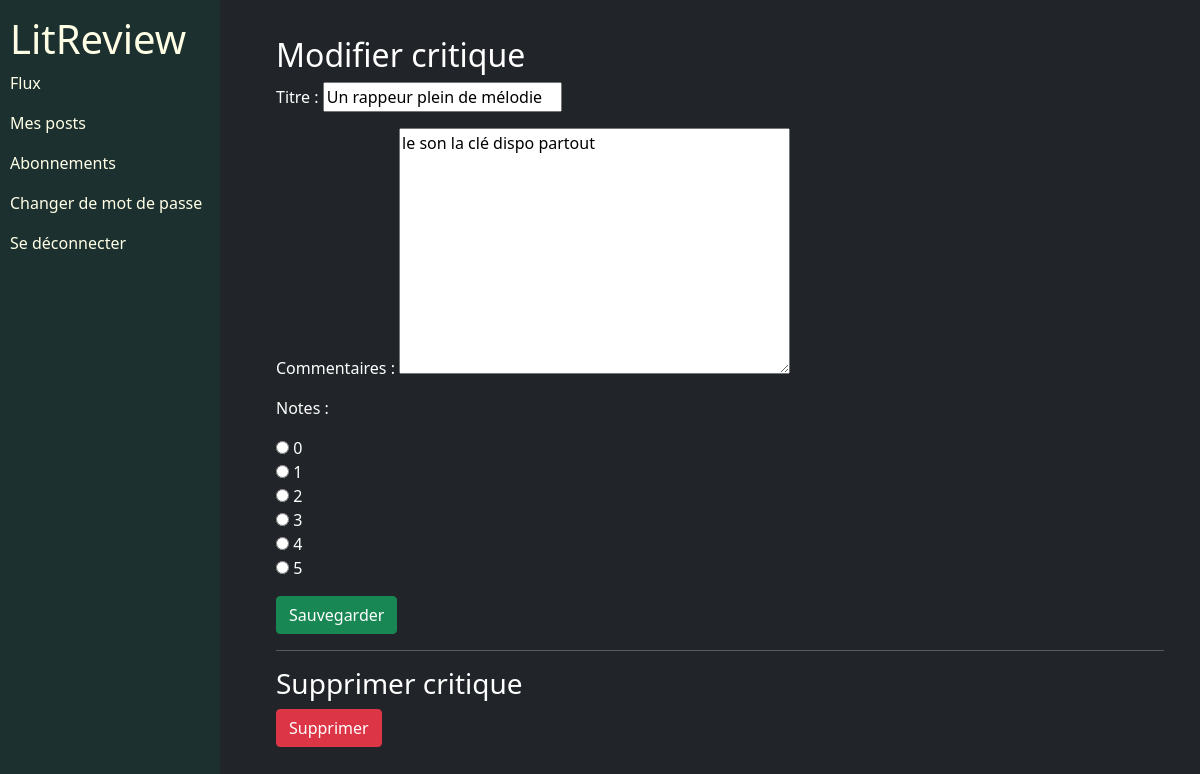
Page /review/24/edit (signed in) on the committed database.
### review/models.py (models this page shows)
class Review(models.Model):
    ticket = models.ForeignKey(to=Ticket, on_delete=models.CASCADE)
    rating = models.PositiveSmallIntegerField(
        validators=[MinValueValidator(0), MaxValueValidator(5)]
    )
    headline = models.CharField(max_length=128)
    body = models.CharField(max_length=8192, blank=True)
    user = models.ForeignKey(to=settings.AUTH_USER_MODEL, on_delete=models.CASCADE)
    time_created = models.DateTimeField(auto_now_add=True)

### review/views.py (the view, shortened to what this page needs)
# urls.py: path("review/<int:review_id>/edit", review.views.edit_review, name="edit-review"),
@login_required
def edit_review(request, review_id):
    review = get_object_or_404(models.Review, id=review_id)
    edit_review = forms.CreateReviewForm(instance=review)
    delete_review = forms.DeleteReviewForm()
    context = {
        "edit_review": edit_review,
        "delete_review": delete_review,
    }
    return render(request, "review/edit_review.html", context=context)

### review/forms.py
class CreateReviewForm(forms.ModelForm):
    edit_review = forms.BooleanField(widget=forms.HiddenInput, initial=True)
    rating_choices = [(0, 0), (1, 1), (2, 2), (3, 3), (4, 4), (5, 5)]
    ratings = forms.ChoiceField(
        label="Notes", choices=rating_choices, widget=forms.RadioSelect
    )
    class Meta:
        model = Review
        fields = ["headline", "body"]
        labels = {"rating": "Notes", "headline": "Titre", "body": "Commentaires"}
        widgets = {"body": forms.Textarea}

class DeleteReviewForm(forms.Form):
    delete_review = forms.BooleanField(widget=forms.HiddenInput, initial=True)

### review/templates/review/edit_review.html (shortened to what this page needs)
{% extends 'base.html' %}
{% block content %}
    <h2>Modifier critique</h2>
    <form method="post" enctype="multipart/form-data">
        {{ edit_review.as_p }}
        <button type="submit" class="btn btn-success" >Sauvegarder</button>
    </form>
    <hr>
    <h3>Supprimer critique</h3>
    <form method="post">
        <button type="submit" class="btn btn-danger" >Supprimer</button>
    </form>
{% endblock content %}

### static/app.css (style rules this page uses)
html { font-family: Arial; }

### rows in the picture
Review: headline "Un rappeur plein de mélodie", body "le son la clé dispo partout"
